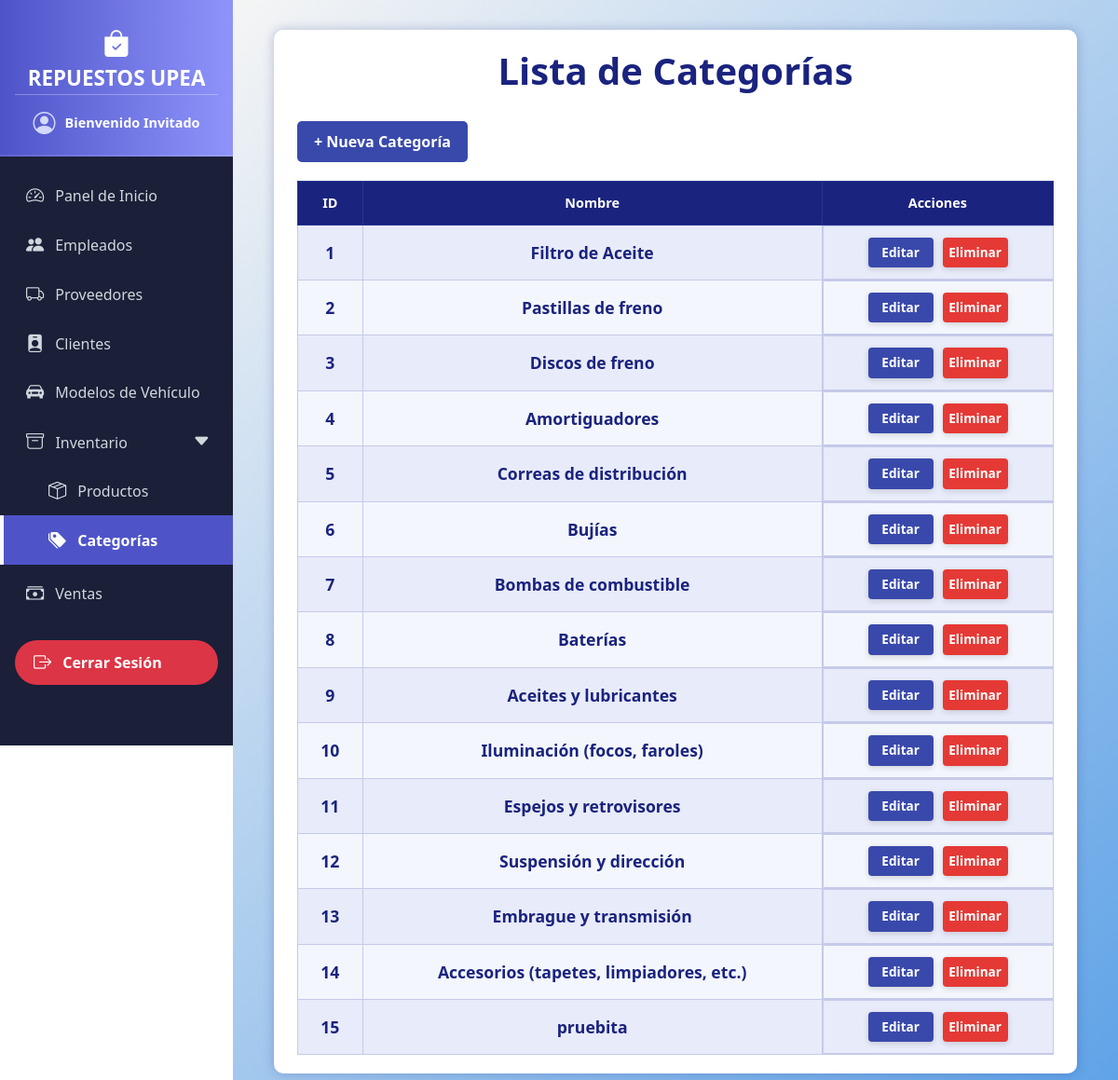
Page /categorias/ on the committed database.
### models/categoria_model.py (models this page shows, shortened)
class Categoria(db.Model):
    __tablename__ = "categorias"
    id = db.Column(db.Integer, primary_key=True)
    nombre = db.Column(db.String(80), nullable=False)
    productos = db.relationship("Producto", back_populates="categoria")
    @staticmethod
    def get_all():
        return Categoria.query.all()

### controllers/categoria_controller.py (the view)
@categoria_bp.route("/")
def index():
    categorias = Categoria.get_all()
    return categoria_view.list(categorias)

### run.py (called while the page is built)
@app.context_processor
def inject_active_path():
    def is_active(path):
        return 'active' if request.path == path else ''
    return dict(is_active=is_active)

@app.context_processor
def inject_carrito_count():
    carrito = session.get('carrito', {})
    total = sum(item['cantidad'] for item in carrito.values()) if carrito else 0
    return dict(carrito_count=total)

### views/categoria_view.py (called while the page is built)
def list(categorias):
    return render_template('categorias/index.html', categorias=categorias)

### templates/categorias/index.html (shortened to what this page needs)
{% extends 'base.html' %}
{% block content %}
<div class="container">
  <h1>Lista de Categorías</h1>
  <a href="{{ url_for('categoria.create') }}" class="button">+ Nueva Categoría</a>
  <div class="table-responsive-wrapper">
    <table>
      <thead>
        <tr>
          <th>ID</th>
          <th>Nombre</th>
          <th>Acciones</th>
        </tr>
      </thead>
      <tbody>
        {% for item in categorias %}
        <tr>
          <td>{{ item.id }}</td>
          <td>{{ item.nombre }}</td>
          <td class="actions">
            <a href="{{ url_for('categoria.edit', id=item.id) }}" class="edit">Editar</a>
            <a href="{{ url_for('categoria.delete', id=item.id) }}" class="delete" onclick="return confirm('¿Estás seguro de eliminar esta categoría?');">Eliminar</a>
          </td>
        </tr>
        {% else %}
        <tr>
          <td colspan="3" style="color:#1a237e; font-style: italic;">No hay categorías registradas.</td>
        </tr>
        {% endfor %}
      </tbody>
    </table>
  </div>
</div>
{% endblock %}

### templates/base.html (style rules this page uses)
body { margin: 0; padding: 0; font-family: 'Segoe UI', Tahoma, Geneva, Verdana, sans-serif; }

### templates/categorias/index.html (style rules this page uses)
body { background-color: #ffffff; color: #222; font-family: 'Segoe UI', Tahoma, Geneva, Verdana, sans-serif; }
h1 { margin-bottom: 30px; color: #1a237e; font-weight: 700; text-align: center; }
.container { max-width: 900px; margin: 0 auto; background-color: #fff; padding: 20px 25px; border-radius: 10px; box-shadow: 0 0 12px rgba(26, 35, 126, 0.25); }
a.button { display: inline-block; background-color: #3949ab; color: white; padding: 10px 18px; margin-bottom: 20px; border-radius: 5px; text-decoration: none; font-weight: 600; transition: background-color 0.3s ease; }
.table-responsive-wrapper { width: 100%; overflow-x: auto; -webkit-overflow-scrolling: touch; }
table { width: 100%; border-collapse: collapse; font-size: 0.9rem; min-width: 450px; }
thead { background-color: #1a237e; color: white; }
thead th { padding: 12px 15px; font-weight: 700; text-align: center; border: 1px solid #283593; }
tbody tr { background-color: #f3f6fc; border-bottom: 1px solid #c5cae9; transition: background-color 0.3s ease; }
tbody tr:nth-child(odd) { background-color: #e8ebf9; }
tbody td { padding: 12px 15px; text-align: center; vertical-align: middle; border: 1px solid #c5cae9; color: #1a237e; font-size: 1.1rem; font-weight: 700; }
.actions { display: flex; flex-direction: row; justify-content: center; gap: 10px; }
.actions a { padding: 6px 0; width: 70px; text-align: center; border-radius: 4px; font-size: 0.85rem; text-decoration: none; font-weight: 600; color: white; display: inline-block; box-shadow: 0 2px 6px rgba(0, 0, 0, 0.15); transition: background-color 0.3s ease; user-select: none; }
.actions a.edit { background-color: #3949ab; }
.actions a.delete { background-color: #e53935; }

### rows in the picture
Categoria: id "1", nombre "Filtro de Aceite"
Categoria: id "2", nombre "Pastillas de freno"
Categoria: id "3", nombre "Discos de freno"
Categoria: id "4", nombre "Amortiguadores"
Categoria: id "5", nombre "Correas de distribución"
Categoria: id "6", nombre "Bujías"
Categoria: id "7", nombre "Bombas de combustible"
Categoria: id "8", nombre "Baterías"
Categoria: id "9", nombre "Aceites y lubricantes"
Categoria: id "10", nombre "Iluminación (focos, faroles)"
Categoria: id "11", nombre "Espejos y retrovisores"
Categoria: id "12", nombre "Suspensión y dirección"
Categoria: id "13", nombre "Embrague y transmisión"
Categoria: id "14", nombre "Accesorios (tapetes, limpiadores, etc.)"
Categoria: id "15", nombre "pruebita"
